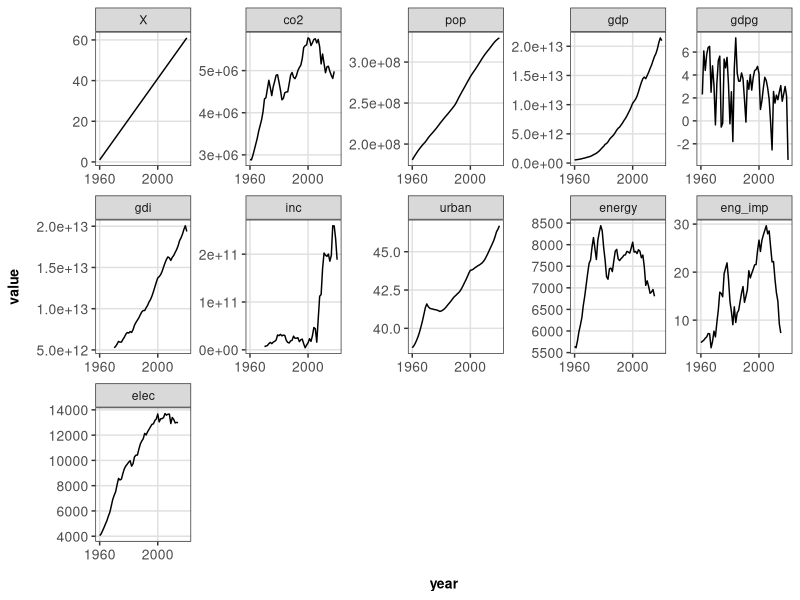
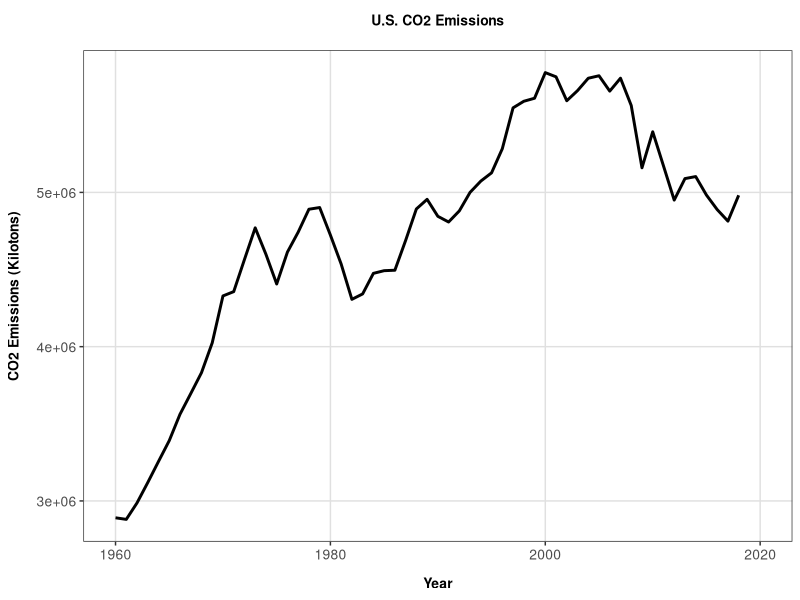
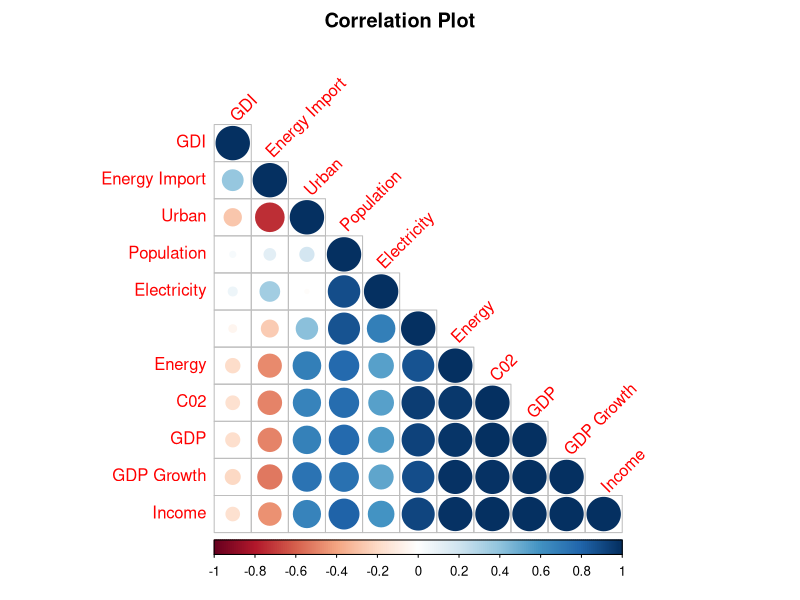

Generate these figures, in order, with R: (Note: this script raises an error after producing the figures.)
#' 2. Data Exploration and Visualization 
#' As part of Stats 551 Final Project

## ---- Library and theme----
library(tidyverse)
library(ggplot2)
library(reshape)
library(corrplot)

theme_custom <- function() {
  theme_bw() + # note ggplot2 theme is used as a basis
    theme(plot.title = element_text(size = 10, face = "bold",
                                    hjust = .5,
                                    margin = margin(t = 5, b = 15)),
          plot.caption = element_text(size = 9, hjust = 0, 
                                      margin = margin(t = 15)),
          panel.grid.major = element_line(colour = "grey88"),
          panel.grid.minor = element_blank(),
          legend.title = element_text(size = 10, face = "bold"),
          legend.text = element_text(size = 10),
          axis.text = element_text(size = 10),
          axis.title.x = element_text(margin = margin(t = 10),
                                      size = 10, face = "bold"),
          axis.title.y = element_text(margin = margin(r = 10),
                                      size = 10, face = "bold"))
}


## ---- facet ----
us_df = read.csv("us_df.csv")

df.m <- melt(us_df, id = c("year"))


ggplot(df.m, aes(year, value)) + 
  geom_line() + 
  facet_wrap(~variable, scales = "free", ncol = 5) +
  theme_custom() +
  scale_x_continuous(breaks=seq(1960, 2020, 40))


## ---- line graph----
ggplot(us_df, aes(x = year, y = co2)) + 
  geom_line(size = 1) + 
  theme_custom()+
  ggtitle("U.S. CO2 Emissions") +
  ylab("CO2 Emissions (Kilotons)") +
  xlab("Year")  



## ---- correlation plot ----

library(corrplot)
library(RColorBrewer)
library(ggpubr)

# reading data set
us_df <- read.csv("us_df.csv")


M <- na.omit(us_df[,-1])
colnames(M) <- c("C02", "Population", "GDP", "GDP Growth", "GDI", "Income", "Urban", "Energy", "Energy Import", "Electricity")
M <-cor(M)

corrplot(M,  order = "hclust", type = "lower", tl.srt = 45, title = "Correlation Plot", mar=c(0,0,2,0))   

## ----  correlation plot 2 ----
corrplot(cor(us_df[,-1]), method="color",type="upper", order="hclust",
         addCoef.col = "black", 
         tl.col="black", tl.srt=40, tl.cex=1.5,
         diag=FALSE, 
         number.cex=1)

##
